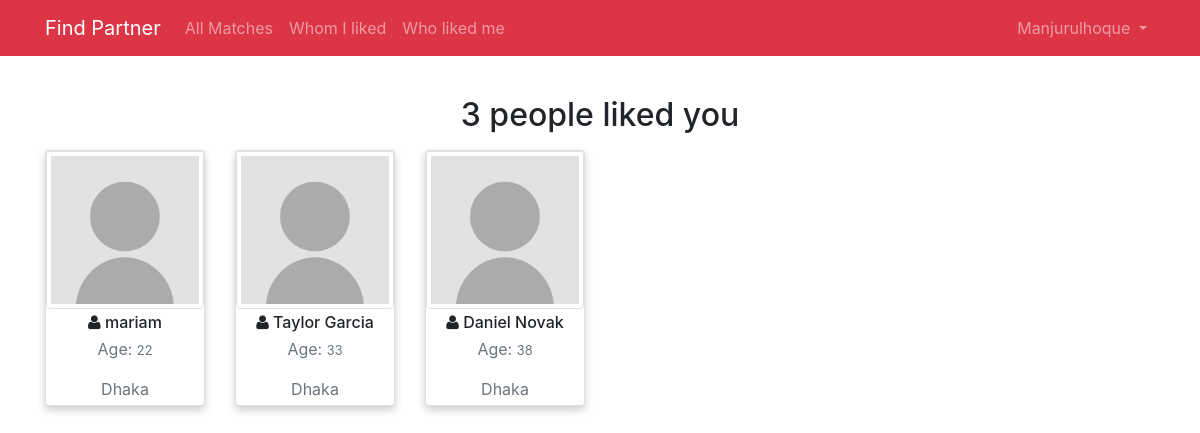
The app's page /whom-i-liked (signed in) with its own data.
### accounts/models.py (models this page shows, shortened)
class User(AbstractUser):
    username = models.CharField(max_length=256, blank=False)
    email = models.EmailField(unique=True, blank=False)
    gender = models.CharField(max_length=10, blank=False)
    age = models.IntegerField(blank=False)
    dob = models.DateField(blank=True, null=True)
    about = models.TextField(blank=True, null=True)
    looking_for = models.TextField(blank=True, null=True)
    interests = models.TextField(blank=True, null=True)
    city = models.CharField(max_length=50, blank=True, null=True)
    country = models.CharField(max_length=60, blank=True, null=True)
    created_at = models.DateTimeField(auto_now_add=True, auto_now=False)
    updated_at = models.DateTimeField(default=django.utils.timezone.now, blank=True)
    profile_picture = models.ImageField(null=True,
                                        blank=True,
                                        upload_to='photos',
                                        default='images/user.png',
                                        verbose_name="profile picture"
                                        )
    USERNAME_FIELD = 'email'
    REQUIRED_FIELDS = ['username', 'gender', 'age']

### app/models.py (models this page shows)
class Like(models.Model):
    member = models.ForeignKey(User, related_name="member", on_delete=models.CASCADE)
    user = models.ForeignKey(User, related_name="user", on_delete=models.CASCADE)

### app/views.py (the view)
# urls.py: path('whom-i-liked', login_required(WhomILikedListView.as_view(), login_url='/login'), name='whom_i_liked'),
class WhomILikedListView(ListView):
    model = Like
    context_object_name = "likes"
    template_name = "whomiliked.html"
    paginate_by = 4
    def get_queryset(self):
        return Like.objects.filter(user_id=self.request.user.id)

### templates/whomiliked.html (shortened to what this page needs)
{% extends 'layouts/app.html' %}
{% block content %}
    {% load static %}
    {% load is_liked_by_me %}
    <div class="text-center mt-3">
        <h2>{{ likes.count }} people liked you</h2>
    </div>
    <div class="container mt-3">
        <div class="row">
            {% for like in likes %}
                <div class="col-sm-6 col-md-4 col-lg-4 col-xl-2">
                    <div class="card mb-4">
                        <div class="card-img-wrapper">
                            <img class="card-img-top img-thumbnail" src="{% static 'images/user.png' %}" alt="">
                        </div>
                        <div class="card-body p-1">
                            <h6 class="card-title text-center mb-1"><i class="fa fa-user"></i>
                                {{ like.member.username }}
                            </h6>
                            <p class="card-text text-muted text-center">Age:
                                <small>{{ like.member.age }}</small>
                            </p>
                            <p class="card-text text-muted text-center">Dhaka</p>
                        </div>
                    </div>
                </div>
            {% endfor %}
        </div>
    </div>
{% endblock %}

### templates/layouts/app.html (shortened to what this page needs)
<!DOCTYPE html>
<html>
<head>
    {% load staticfiles %}
    <link href="{% static 'css/bootstrap.css' %}" rel="stylesheet">
    <link href="{% static 'css/font-awesome.min.css' %}" rel="stylesheet">
    <link href="https://cdnjs.cloudflare.com/ajax/libs/ekko-lightbox/5.3.0/ekko-lightbox.css" rel="stylesheet">
    <link href="{% static 'css/style.css' %}" rel="stylesheet">
</head>
<body>
<div id="app">
    <nav class="navbar navbar-expand-md navbar-dark bg-danger">
        <div class="container">
            <a class="navbar-brand" href="/">
                Find Partner
            </a>
            <div class="collapse navbar-collapse" id="navbarSupportedContent">
                {% if request.user.is_authenticated %}
                    <ul class="navbar-nav mr-auto">
                        <li class="nav-item">
                            <a class="nav-link" href="{% url 'app:matches' %}">All Matches</a>
                        </li>
                        <li class="nav-item">
                            <a class="nav-link" href="{% url 'app:whom_i_liked' %}">Whom I liked</a>
                        </li>
                        <li class="nav-item">
                            <a class="nav-link" href="{% url 'app:liked_me' %}">Who liked me</a>
                        </li>
                    </ul>
                {% endif %}
                <ul class="navbar-nav ml-auto">
                    {% if not request.user.is_authenticated %}
                        <li class="nav-item">
                            <a class="nav-link" href="{% url 'accounts:login' %}">Login</a>
                        </li>
                        <li class="nav-item">
                            <a class="nav-link" href="{% url 'accounts:register' %}">Register</a>
                        </li>
                    {% else %}
                        <li class="nav-item dropdown">
                            <a id="navbarDropdown" class="nav-link dropdown-toggle" href="#" role="button"
                               data-toggle="dropdown" aria-haspopup="true" aria-expanded="false">
                                {{ request.user.username|capfirst }}
                            </a>
                        </li>
                    {% endif %}
                </ul>
            </div>
        </div>
    </nav>
    <main class="py-4">
        {% block content %}
        {% endblock %}
    </main>
</div>
</body>
</html>

### static/css/style.css (style rules this page uses)
.card { box-shadow: 0 4px 8px 0 rgba(0, 0, 0, 0.2); transition: 0.3s; }
.card img { transform: scale(1.0, 1.0); transition-duration: 500ms; transition-timing-function: ease-out; }
.card-img-wrapper { overflow: hidden; position: relative; }

### records on screen
User: user.username "Manjurulhoque"
Like: member.username "mariam", member.age "22"
Like: member.username "Taylor Garcia", member.age "33"
Like: member.username "Daniel Novak", member.age "38"

### other values on screen
{{ likes.count }} "3"
